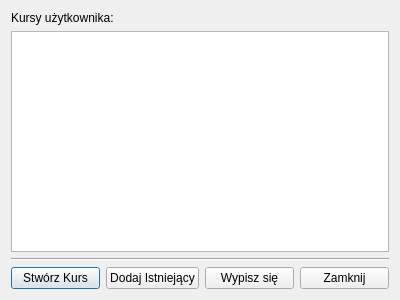
<?xml version="1.0" encoding="UTF-8"?>
<ui version="4.0">
 <class>UsersCoursesDialog</class>
 <widget class="QDialog" name="UsersCoursesDialog">
  <property name="geometry">
   <rect>
    <x>0</x>
    <y>0</y>
    <width>400</width>
    <height>300</height>
   </rect>
  </property>
  <property name="windowTitle">
   <string>Kursy Użytkownika</string>
  </property>
  <property name="windowIcon">
   <iconset resource="resources.qrc">
    <normaloff>:/icons/logo.png</normaloff>:/icons/logo.png</iconset>
  </property>
  <layout class="QVBoxLayout" name="verticalLayout">
   <item>
    <widget class="QLabel" name="label">
     <property name="text">
      <string>Kursy użytkownika:</string>
     </property>
    </widget>
   </item>
   <item>
    <widget class="QListWidget" name="listWidget">
     <property name="editTriggers">
      <set>QAbstractItemView::NoEditTriggers</set>
     </property>
    </widget>
   </item>
   <item>
    <widget class="Line" name="line">
     <property name="orientation">
      <enum>Qt::Horizontal</enum>
     </property>
    </widget>
   </item>
   <item>
    <layout class="QHBoxLayout" name="horizontalLayout">
     <item>
      <widget class="QPushButton" name="createCourseButton">
       <property name="text">
        <string>Stwórz Kurs</string>
       </property>
      </widget>
     </item>
     <item>
      <widget class="QPushButton" name="addExistingButton">
       <property name="text">
        <string>Dodaj Istniejący</string>
       </property>
      </widget>
     </item>
     <item>
      <widget class="QPushButton" name="unsubscibeButton">
       <property name="text">
        <string>Wypisz się</string>
       </property>
      </widget>
     </item>
     <item>
      <widget class="QPushButton" name="closeButton">
       <property name="text">
        <string>Zamknij</string>
       </property>
      </widget>
     </item>
    </layout>
   </item>
  </layout>
 </widget>
 <resources>
  <include location="resources.qrc"/>
 </resources>
 <connections/>
</ui>
